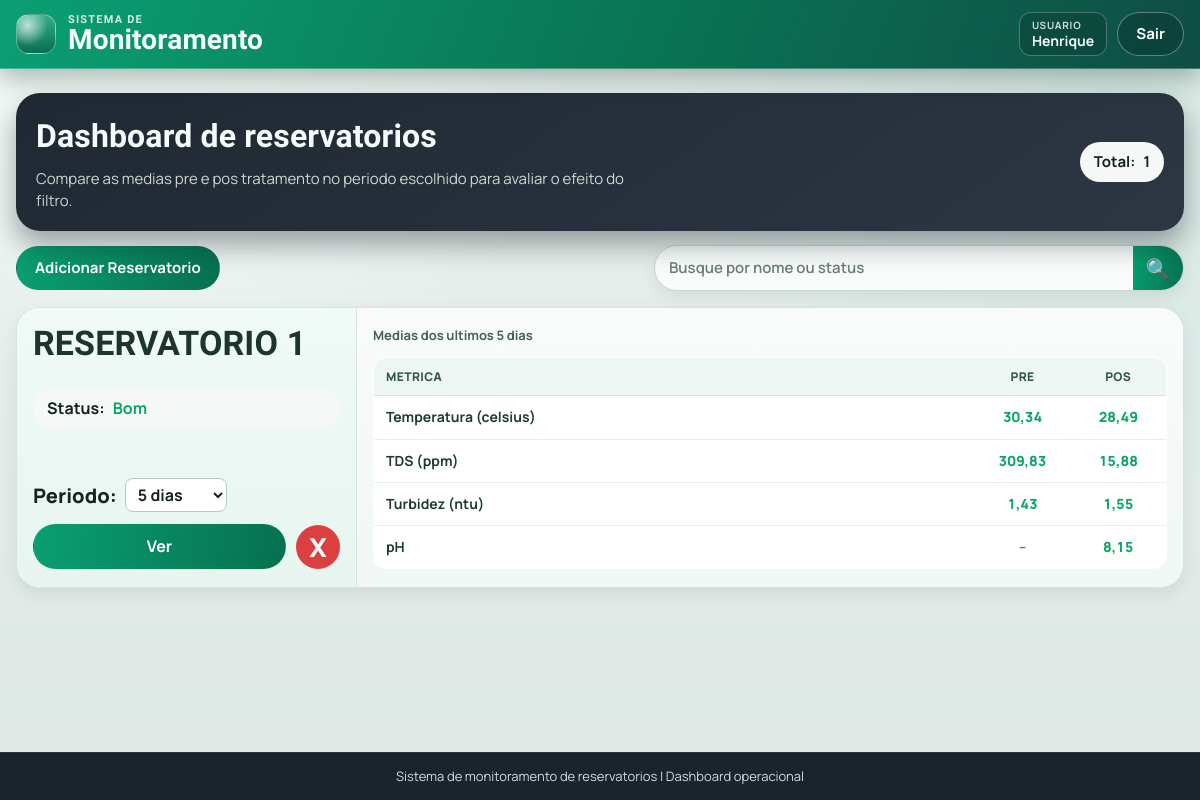
The app's page / (signed in) with its own data.
### app/models.py (models this page shows, shortened)
class Reservatorio(models.Model):
    STATUS_BOM = "bom"
    STATUS_ATENCAO = "atencao"
    STATUS_PERIGO = "perigo"
    FAIXA_PADRAO_PPM_TDS_MIN = 0.0
    FAIXA_PADRAO_PPM_TDS_MAX = 500.0
    FAIXA_PADRAO_NTU_TURBIDEZ_MIN = 0.0
    FAIXA_PADRAO_NTU_TURBIDEZ_MAX = 5.0
    FAIXA_PADRAO_CELSIUS_TEMPERATURA_MIN = 5.0
    FAIXA_PADRAO_CELSIUS_TEMPERATURA_MAX = 30.0
    FAIXA_PADRAO_PH_MIN = 6.0
    FAIXA_PADRAO_PH_MAX = 9.5
    META_PADRAO_PPM_TDS = 600.0
    META_PADRAO_NTU_TURBIDEZ = 1.5
    META_PADRAO_CELSIUS_TEMPERATURA = 25.0
    META_PADRAO_PH = 7.0
    STATUS_CHOICES = (
        (STATUS_BOM, "Bom"),
        (STATUS_ATENCAO, "Atencao"),
        (STATUS_PERIGO, "Perigo"),
    )
    usuario = models.ForeignKey(
        settings.AUTH_USER_MODEL,
        on_delete=models.CASCADE,
        related_name="reservatorios",
    )
    nome = models.CharField(max_length=120, unique=True)
    status = models.CharField(max_length=20, choices=STATUS_CHOICES, default=STATUS_BOM)
    faixa_ppm_tds_min = models.FloatField(default=FAIXA_PADRAO_PPM_TDS_MIN)
    faixa_ppm_tds_max = models.FloatField(default=FAIXA_PADRAO_PPM_TDS_MAX)
    faixa_ntu_turbidez_min = models.FloatField(default=FAIXA_PADRAO_NTU_TURBIDEZ_MIN)
    faixa_ntu_turbidez_max = models.FloatField(default=FAIXA_PADRAO_NTU_TURBIDEZ_MAX)
    faixa_celsius_temperatura_min = models.FloatField(default=FAIXA_PADRAO_CELSIUS_TEMPERATURA_MIN)
    faixa_celsius_temperatura_max = models.FloatField(default=FAIXA_PADRAO_CELSIUS_TEMPERATURA_MAX)
    faixa_ph_min = models.FloatField(default=FAIXA_PADRAO_PH_MIN)
    faixa_ph_max = models.FloatField(default=FAIXA_PADRAO_PH_MAX)
    meta_ppm_tds = models.FloatField(default=META_PADRAO_PPM_TDS)
    meta_ntu_turbidez = models.FloatField(default=META_PADRAO_NTU_TURBIDEZ)
    meta_celsius_temperatura = models.FloatField(default=META_PADRAO_CELSIUS_TEMPERATURA)
    meta_ph = models.FloatField(default=META_PADRAO_PH)
    created_at = models.DateTimeField(auto_now_add=True)
    updated_at = models.DateTimeField(auto_now=True)
    class Meta:
        ordering = ["nome"]
    @classmethod
    def listar(cls, busca="", usuario=None):
        queryset = cls.objects.all()
        if usuario is not None:
            queryset = queryset.filter(usuario=usuario)
        termo = (busca or "").strip()
        if not termo:
            return queryset
        return queryset.filter(Q(nome__icontains=termo) | Q(status__icontains=termo))

### app/views.py (the view)
# urls.py: path('', views.index, name="index"),
@login_required(login_url="entrar")
@require_http_methods(["GET"])
def index(request):
    busca = request.GET.get("busca", "").strip()
    periodo_valor = _normalizar_periodo_valor(request.GET.get("dias"))
    periodo_delta = _delta_por_periodo(periodo_valor)
    reservatorios = list(Reservatorio.listar(busca=busca, usuario=request.user))
    dashboard_cards = _montar_dashboard_cards(reservatorios, periodo_delta)
    return render(
        request,
        "index.html",
        {
            "reservatorios": reservatorios,
            "dashboard_cards": dashboard_cards,
            "busca": busca,
            "periodo_selecionado": periodo_valor,
            "periodo_rotulo": _rotulo_periodo(periodo_valor),
            "periodos_disponiveis": PERIODOS_DISPONIVEIS,
        },
    )

### app/services/regras.py (called while the page is built)
def classificar_status_por_faixa(valor, *, minimo, maximo, margem_atencao, margem_perigo):
    if valor < (minimo - margem_perigo) or valor > (maximo + margem_perigo):
        return "perigo"
    if valor < (minimo - margem_atencao) or valor > (maximo + margem_atencao):
        return "atencao"
    return "bom"

### app/views.py (called while the page is built)
def _normalizar_periodo_valor(valor):
    valor_normalizado = (valor or "").strip().lower()
    valores_validos = {item[0] for item in PERIODOS_DISPONIVEIS}
    if valor_normalizado in valores_validos:
        return valor_normalizado
    try:
        dias_legado = int(valor_normalizado)
    except (TypeError, ValueError):
        return PERIODO_PADRAO_VALOR
    valor_legado = f"{dias_legado}d"
    if valor_legado in valores_validos:
        return valor_legado
    return PERIODO_PADRAO_VALOR

def _delta_por_periodo(periodo_valor):
    unidade = periodo_valor[-1]
    quantidade = int(periodo_valor[:-1])
    if unidade == "m":
        return timedelta(minutes=quantidade)
    if unidade == "h":
        return timedelta(hours=quantidade)
    return timedelta(days=quantidade)

def _rotulo_periodo(periodo_valor):
    for valor, rotulo in PERIODOS_DISPONIVEIS:
        if valor == periodo_valor:
            return rotulo
    return "5 dias"

def _medias_vazias():
    return {
        "temperatura": None,
        "tds": None,
        "turbidez": None,
        "ph": None,
    }

def _status_metricas_por_faixa(medias, *, reservatorio):
    return {
        "temperatura": _status_media_temperatura(
            medias.get("temperatura"),
            minimo=reservatorio.faixa_celsius_temperatura_min,
            maximo=reservatorio.faixa_celsius_temperatura_max,
        ),
        "tds": _status_media_tds(
            medias.get("tds"),
            minimo=reservatorio.faixa_ppm_tds_min,
            maximo=reservatorio.faixa_ppm_tds_max,
        ),
        "turbidez": _status_media_turbidez(
            medias.get("turbidez"),
            minimo=reservatorio.faixa_ntu_turbidez_min,
            maximo=reservatorio.faixa_ntu_turbidez_max,
        ),
        "ph": _status_media_ph(
            medias.get("ph"),
            minimo=reservatorio.faixa_ph_min,
            maximo=reservatorio.faixa_ph_max,
        ),
    }

### app/templates/index.html (shortened to what this page needs)
{% extends "blocos/base.html" %}
{% block content %}
<section class="detail-hero index-hero">
    <div>
        <h2>Dashboard de reservatorios</h2>
        <p class="index-hero-subtitle">
            Compare as medias pre e pos tratamento no periodo escolhido para avaliar o efeito do filtro.
        </p>
    </div>
    <p class="detail-status index-total-pill">
        <span>Total:</span>
        <strong>{{ reservatorios|length }}</strong>
    </p>
</section>
<section class="toolbar">
    <form method="post" action="{% url 'reservatorio_adicionar' %}">
        <button class="btn-main" type="submit">Adicionar Reservatorio</button>
    </form>
    <form class="search" method="get" action="{% url 'index' %}">
        <input
            type="text"
            name="busca"
            value="{{ busca }}"
            placeholder="Busque por nome ou status"
            aria-label="Buscar por nome ou status"
        >
        <button type="submit" aria-label="Buscar">&#128269;</button>
    </form>
</section>
<section class="dashboard-grid">
    {% for card in dashboard_cards %}
    <article class="dashboard-card">
        <section class="dashboard-card-left">
            <h2>{{ card.reservatorio.nome|upper }}</h2>
            <p class="status-pill">
                <span>Status:</span>
                <strong class="status-text status-{{ card.reservatorio.status }}">{{ card.reservatorio.get_status_display }}</strong>
            </p>
            <form class="dashboard-period-form" method="get" action="{% url 'index' %}">
                <label for="periodo-{{ card.reservatorio.id }}">Periodo:</label>
                <select id="periodo-{{ card.reservatorio.id }}" name="dias" onchange="this.form.submit()">
                    {% for periodo_valor, periodo_label in periodos_disponiveis %}
                    <option value="{{ periodo_valor }}" {% if periodo_valor == periodo_selecionado %}selected{% endif %}>
                        {{ periodo_label }}
                    </option>
                    {% endfor %}
                </select>
            </form>
            <div class="dashboard-actions">
                <a class="btn-ver" href="{% url 'reservatorio_detalhe' card.reservatorio.id %}">Ver</a>
                <form
                    method="post"
                    action="{% url 'reservatorio_excluir' card.reservatorio.id %}"
                    data-confirm-delete-reservatorio
                    data-reservatorio-nome="{{ card.reservatorio.nome }}"
                >
                    <button class="btn-delete" type="submit" aria-label="Excluir reservatorio">X</button>
                </form>
            </div>
        </section>
        <section class="dashboard-card-right">
            <p class="dashboard-period-caption">Medias dos ultimos {{ periodo_rotulo }}</p>
            <table class="dashboard-metrics-table">
                <thead>
                    <tr>
                        <th scope="col">Metrica</th>
                        <th scope="col">PRE</th>
                        <th scope="col">POS</th>
                    </tr>
                </thead>
                <tbody>
                    <tr>
                        <th scope="row">Temperatura (celsius)</th>
                        <td class="dashboard-value status-{{ card.status_antes.temperatura }}">
                            {% if card.antes.temperatura is not None %}{{ card.antes.temperatura|floatformat:2 }}{% else %}--{% endif %}
                        </td>
                        <td class="dashboard-value status-{{ card.status_depois.temperatura }}">
                            {% if card.depois.temperatura is not None %}{{ card.depois.temperatura|floatformat:2 }}{% else %}--{% endif %}
                        </td>
                    </tr>
                    <tr>
                        <th scope="row">TDS (ppm)</th>
                        <td class="dashboard-value status-{{ card.status_antes.tds }}">
                            {% if card.antes.tds is not None %}{{ card.antes.tds|floatformat:2 }}{% else %}--{% endif %}
                        </td>
                        <td class="dashboard-value status-{{ card.status_depois.tds }}">
                            {% if card.depois.tds is not None %}{{ card.depois.tds|floatformat:2 }}{% else %}--{% endif %}
                        </td>
                    </tr>
                    <tr>
                        <th scope="row">Turbidez (ntu)</th>
                        <td class="dashboard-value status-{{ card.status_antes.turbidez }}">
                            {% if card.antes.turbidez is not None %}{{ card.antes.turbidez|floatformat:2 }}{% else %}--{% endif %}
                        </td>
                        <td class="dashboard-value status-{{ card.status_depois.turbidez }}">
                            {% if card.depois.turbidez is not None %}{{ card.depois.turbidez|floatformat:2 }}{% else %}--{% endif %}
                        </td>
                    </tr>
                    <tr>
                        <th scope="row">pH</th>
                        <td class="dashboard-value status-{{ card.status_antes.ph }}">
                            {% if card.antes.ph is not None %}{{ card.antes.ph|floatformat:2 }}{% else %}--{% endif %}
                        </td>
                        <td class="dashboard-value status-{{ card.status_depois.ph }}">
                            {% if card.depois.ph is not None %}{{ card.depois.ph|floatformat:2 }}{% else %}--{% endif %}
                        </td>
                    </tr>
                </tbody>
            </table>
        </section>
    </article>
    {% empty %}
    <article class="empty-state">
        <p>Nenhum reservatorio encontrado.</p>
    </article>
    {% endfor %}
</section>
{% endblock %}

### app/templates/blocos/nav_bar.html (shortened to what this page needs)
<header class="top-nav">
    <div class="top-nav-inner">
        <div class="top-nav-left">
            <a class="brand-link" href="{% if request.user.is_authenticated %}{% url 'index' %}{% else %}{% url 'entrar' %}{% endif %}">
                <span class="brand-mark" aria-hidden="true"></span>
                <h1 class="brand">
                    <span class="brand-kicker">SISTEMA DE</span>
                    <span class="brand-title">Monitoramento</span>
                </h1>
            </a>
        </div>
        <div class="top-nav-right">
            {% if request.user.is_authenticated %}
                <span class="user-chip">
                    <span class="user-chip-label">Usuario</span>
                    <strong>{{ request.user.username }}</strong>
                </span>
                <form method="post" action="{% url 'sair' %}">
                    <button class="btn-sair" type="submit">Sair</button>
                </form>
            {% else %}
                <a class="btn-sair" href="{% url 'entrar' %}">Entrar</a>
            {% endif %}
        </div>
    </div>
</header>

### static/css/tokens.css (style rules this page uses)
:root { --font-sans: "Manrope", "Plus Jakarta Sans", "Segoe UI", sans-serif; --font-display: "Sora", "Manrope", "Segoe UI", sans-serif; --color-canvas: #eaf1ef; --color-canvas-strong: #dde7e4; --color-surface: #ffffff; --color-surface-muted: #f5f8f7; --color-surface-dark: #202833; --color-text: #16221e; --color-text-muted: #5a6a65; --color-text-inverse: #f4fbf8; --color-border: #d8e3df; --color-border-strong: #bccbc5; --color-accent: #0a9f71; --color-accent-dark: #06704f; --color-accent-soft: #def4eb; --color-danger: #dc3f3f; --color-status-bom: #0da566; --color-status-atencao: #dd7a00; --color-status-perigo: #cf3434; --radius-xs: 8px; --radius-sm: 12px; --radius-md: 18px; --radius-lg: 24px; --radius-pill: 999px; --shadow-sm: 0 6px 16px rgba(18, 41, 33, 0.08); --shadow-md: 0 12px 28px rgba(15, 33, 27, 0.14); --shadow-dark: 0 14px 28px rgba(5, 14, 21, 0.36); --ease-standard: 180ms ease; }

### static/css/foundation.css (style rules this page uses)
* { box-sizing: border-box; }
html, body { min-height: 100%; }
body { margin: 0; font-family: var(--font-sans); color: var(--color-text); background: radial-gradient(circle at 12% -10%, #f9fffd 0%, transparent 36%), radial-gradient(circle at 92% 12%, rgba(10, 159, 113, 0.08) 0%, transparent 34%), linear-gradient(180deg, var(--color-canvas) 0%, var(--color-canvas-strong) 100%); line-height: 1.45; }
a { color: inherit; }
h1, h2, h3, h4, h5, h6 { margin: 0; font-family: var(--font-display); letter-spacing: 0.15px; }
p { margin: 0; }
button, input, select, textarea { font: inherit; }

### static/css/layout.css (style rules this page uses)
.top-nav { position: sticky; top: 0; z-index: 100; color: var(--color-text-inverse); padding: 12px 16px; border-bottom: 1px solid rgba(255, 255, 255, 0.24); background: linear-gradient(112deg, #0b9f73 0%, #097654 52%, #0f4d45 100%); box-shadow: 0 10px 24px rgba(8, 39, 29, 0.3); backdrop-filter: blur(5px); }
.top-nav-inner { width: min(1440px, 100%); margin: 0 auto; display: flex; align-items: center; justify-content: space-between; gap: 14px; flex-wrap: wrap; }
.top-nav-left { display: flex; align-items: center; gap: 14px; min-width: 0; }
.brand-link { text-decoration: none; display: inline-flex; align-items: center; gap: 12px; }
.brand-mark { width: 40px; height: 40px; border-radius: 13px; background: radial-gradient(circle at 28% 28%, rgba(255, 255, 255, 0.7), transparent 52%), linear-gradient(180deg, rgba(255, 255, 255, 0.18), rgba(1, 16, 14, 0.32)); border: 1px solid rgba(255, 255, 255, 0.34); }
.brand { line-height: 1.05; }
.brand-kicker { display: block; font-size: 11px; letter-spacing: 1.2px; opacity: 0.86; }
.brand-title { display: block; font-size: 28px; font-weight: 800; }
.top-nav-right { display: flex; align-items: center; gap: 10px; margin-left: auto; }
.top-nav-right form { margin: 0; }

### records on screen
Reservatorio: reservatorio.nome "RESERVATORIO 1", reservatorio.status "Bom", dias "5 dias", periodo_rotulo "5 dias", antes.temperatura "30,34", depois.temperatura "28,49", antes.tds "309,83", depois.tds "15,88", antes.turbidez "1,43", depois.turbidez "1,55", depois.ph "8,15"

### other values on screen
{{ request.user.username }} "Henrique"
{{ reservatorios|length }} "1"
